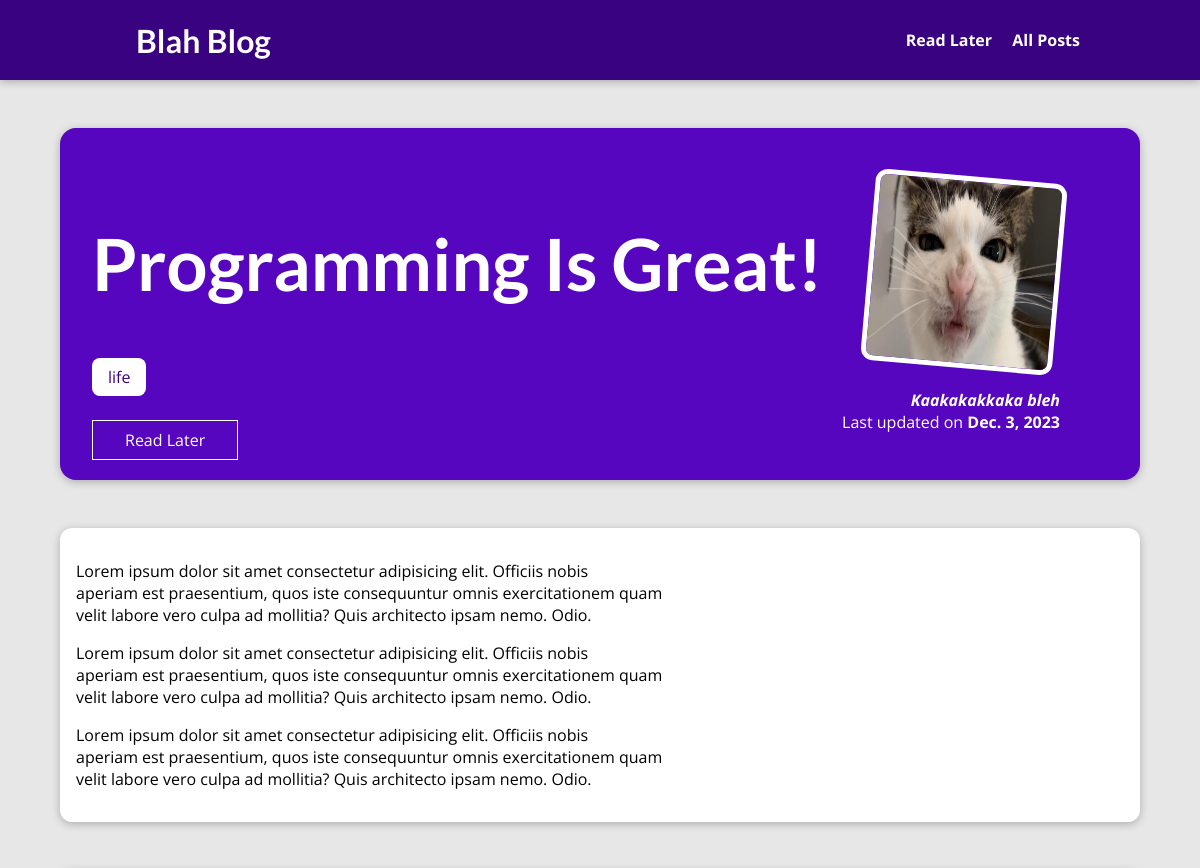
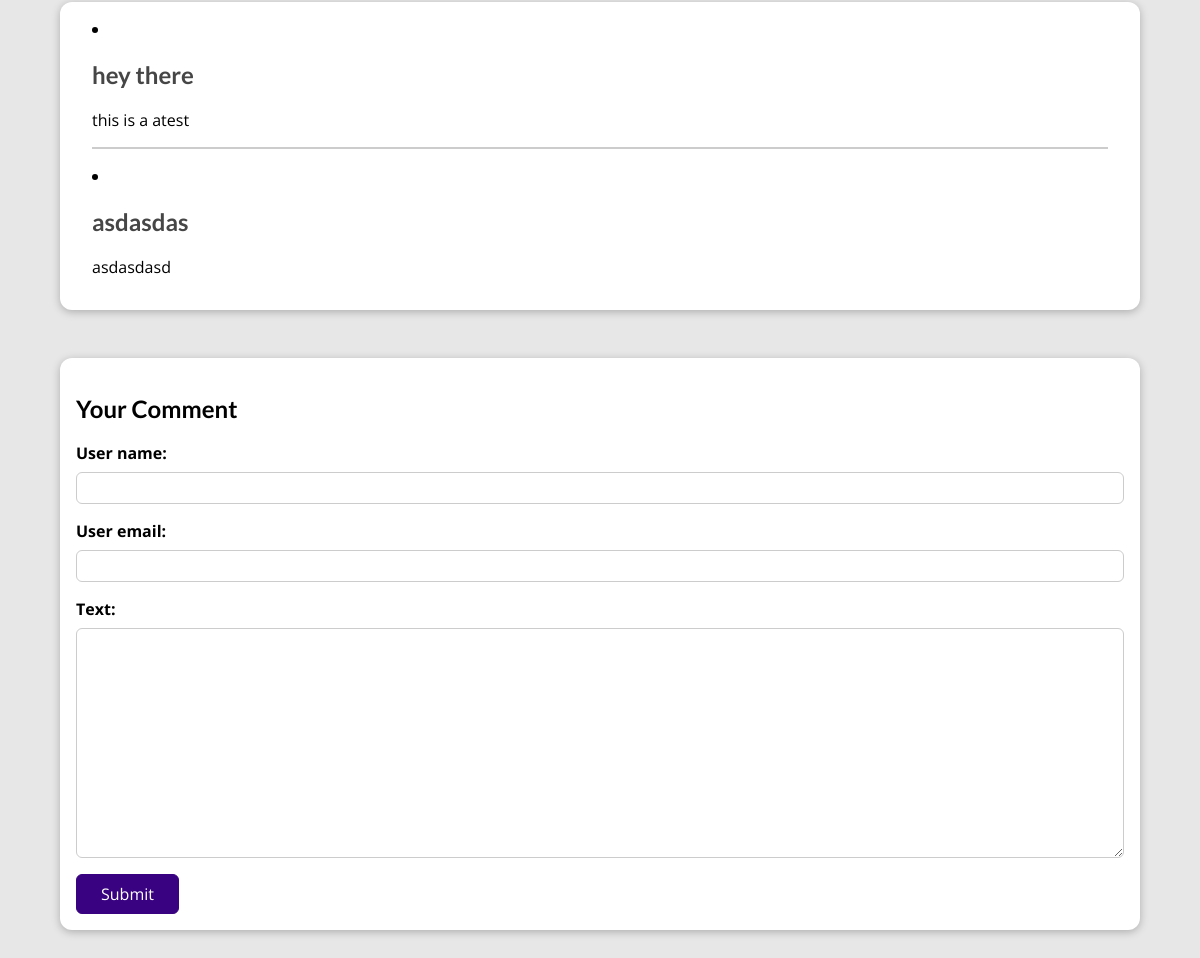
Page /posts/programming-is-fun on the committed database (2 pictures, top to bottom).
### blog/models.py (models this page shows, shortened)
class PostModel(models.Model):
    title = models.CharField(max_length=50)
    excerpt = models.CharField(max_length=150)
    img_name = models.ImageField(upload_to='posts',null=True)
    date = models.DateField(auto_now=True)
    slug = models.SlugField(unique=True,db_index=True)
    content = models.TextField(validators=[MinLengthValidator(10)])
    author = models.ForeignKey(AuthorModel,on_delete=models.SET_NULL,null=True,related_name="posts")
    tag = models.ManyToManyField(TagModel)

class TagModel(models.Model):
    caption = models.CharField(max_length=50)

class AuthorModel(models.Model):
    first_name = models.CharField(max_length=50)
    last_name = models.CharField(max_length=50)
    email = models.EmailField(max_length=150)
    def full_name(self):
        return f"{self.first_name} {self.last_name}"
    def __str__(self) -> str:
        return self.full_name()

class Comment(models.Model):
    user_name = models.CharField(max_length=120)
    user_email = models.EmailField()
    text = models.TextField(max_length=400)
    post = models.ForeignKey(PostModel,on_delete=models.SET_NULL,null=True,related_name='comments')

### blog/views.py (the view, shortened to what this page needs)
# urls.py: path('posts/<slug:slug>',SinglePost.as_view(),name='post-detail-page'),
class SinglePost(View):
    def is_stored_post(self,request,post_id):
        stored_post = request.session.get('stored_posts')
        if stored_post is not None:
            is_saved = post_id in stored_post
        else:
            is_saved = False
        return is_saved
    def get(self,request,slug):
        post = PostModel.objects.get(slug=slug)
        return render(request,'blog/post-detail.html',{
            'post':post,
            'tags':post.tag.all(),
            'comment_form':CommentForm(),
            'comments':post.comments.all().order_by('-id'),
            'is_saved':self.is_stored_post(request,post.id)
        })

### blog/forms.py
class CommentForm(forms.ModelForm):
    class Meta:
        model = Comment
        exclude = ['post']
        label = {
            "user_name":"Your name",
            "user_email":"Your email",
            "text":"Your Comment"
        }

### blog/templates/blog/post-detail.html (shortened to what this page needs)
{% extends "base.html" %}
{% load static %}{% comment %} Holy shit dude why isnt it not working without this 🥴{% endcomment %}
{% block css_file %}
<link rel="stylesheet" href="{% static "blog/post-detail.css" %}"/>
{% endblock css_file %}
{% block content %}
<section id="summary">
    <h2>{{post.title}}</h2>
    <div>
        {%for tag in tags%}
        <span><div class="tag">{{tag.caption}}</div></span>
        {% endfor %}
    </div>
    <div id="read-later">
        <form action="{% url "read-later"%}" method="POST">
            <button>
                {% if is_saved %}
                    Remove from Read Later
                {% else %}
                    Read Later
                {% endif %}
            </button>
        </form>
    </div>
    <article>
        <img src="{{post.img_name.url}}" alt="">
        <address><a href="mailto:{{post.author.email}}">{{post.author}}</a></address>
        <div>
            Last updated on <time>{{post.date}}</time>
        </div>
    </article>
</section>
<main>
    {{post.content|linebreaks}}
</main>
<div id="comments">
    {% for comment in comments %}
    <li>
        <h2>{{comment.user_name}}</h2>
        <p>{{comment.text|linebreaks}}</p>
    </li>
    {% endfor %}
</div>
<div id="comment-form">
    <form action="{%url 'post-detail-page' post.slug %}" method="POST" >
        <h2>Your Comment</h2>
        {% for form_field in comment_form %}
            <div class="form-control {% if form_field.errors %} invalid {% endif %}">
                {{form_field.label_tag}}
                {{form_field}}
            </div>
        {% endfor %}
        <button>Submit</button>
    </form>
</div>
{% endblock content %}

### static/app.css (style rules this page uses)
* { box-sizing: border-box; }
html { font-family: 'Open Sans', 'Lato', sans-serif; }
body { margin: 0; }
h1, h2, h3 { font-family: 'Lato', sans-serif; font-weight: bold; }

### blog/static/blog/post-detail.css (style rules this page uses)
body { background-color: #e7e7e7; }
#summary { margin: 8rem auto 3rem auto; padding: 2rem; width: 90%; max-width: 90rem; border-radius: 16px; background-color: #5706c0; position: relative; box-shadow: 0 2px 8px rgba(0, 0, 0, 0.25); height: 22rem; }
#summary h2 { color: white; font-size: 4.5rem; }
#summary article { position: absolute; top: 2rem; right: 3rem; padding: 1rem 2rem; border-radius: 12px; text-align: right; color: white; }
#summary article img { width: 12rem; height: 12rem; border-radius: 12px; transform: rotateZ(5deg); border: 5px solid white; margin-bottom: 1rem; }
#summary address { font-weight: bold; }
#summary a { text-decoration: none; color: white; }
#summary time { font-weight: bold; }
main { width: 90%; max-width: 90rem; margin: 3rem auto; background-color: white; padding: 1rem; border-radius: 12px; box-shadow: 0 2px 8px rgba(0, 0, 0, 0.25); }
.tag { background-color: white; color: #390281; padding: 0.5rem 1rem; border-radius: 8px; display: inline; }
#comment-form { margin: 3rem auto; width: 90%; max-width: 90rem; border-radius: 12px; background-color: white; box-shadow: 0 2px 8px rgba(0, 0, 0, 0.25); padding: 1rem; }
#comment-form button { font: inherit; background-color: #390281; color: white; border: 1px solid #390281; padding: 0.5rem 1.5rem; border-radius: 6px; cursor: pointer; }
.form-control { margin-bottom: 1rem; }
.form-control label { font-weight: bold; margin-bottom: 0.5rem; display: block; }
.form-control input, .form-control textarea { display: block; width: 100%; font: inherit; padding: 0.25rem; border-radius: 6px; border: 1px solid #ccc; }
#comments { margin: 3rem auto; width: 90%; max-width: 90rem; border-radius: 12px; background-color: white; box-shadow: 0 2px 8px rgba(0, 0, 0, 0.25); padding: 1rem 2rem; }
#comments li { margin-bottom: 1rem; border-bottom: 2px solid #ccc; }
#comments li:last-of-type { border-bottom: none; }
#comments h2 { color: #464646; }
#read-later { margin: 2rem 0; }
#read-later button { background-color: transparent; border: 1px solid white; padding: 0.5rem 2rem; font: inherit; color: white; cursor: pointer; }

### rows in the picture
PostModel: title "Programming Is Great!", img_name (picture), author "Kaakakakkaka bleh", date "Dec. 3, 2023", content "Lorem ipsum dolor sit amet consectetur adipisicing elit. Officiis nobis aperiam est praesentium, quos iste consequuntur omnis exercitationem quam velit labore vero culpa ad mollitia? Quis architecto ipsam nemo. Odio. Lorem ipsum dolor sit amet consectetur adipisicing elit. Officiis nobis aperiam est praesentium, quos iste consequuntur omnis exercitationem quam velit labore vero culpa ad mollitia? Quis architecto ipsam nemo. Odio. Lorem ipsum dolor sit amet consectetur adipisicing elit. Officiis nobis aperiam est praesentium, quos iste consequuntur omnis exercitationem quam velit labore vero culpa ad mollitia? Quis architecto ipsam nemo. Odio."
TagModel: caption "life"
Comment: user_name "hey there", text "this is a atest"
Comment: user_name "asdasdas", text "asdasdasd"
